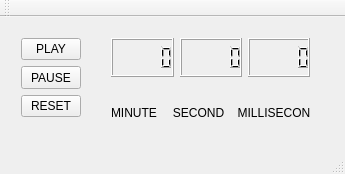
<?xml version="1.0" encoding="UTF-8"?>
<ui version="4.0">
 <class>MainWindow</class>
 <widget class="QMainWindow" name="MainWindow">
  <property name="geometry">
   <rect>
    <x>0</x>
    <y>0</y>
    <width>345</width>
    <height>174</height>
   </rect>
  </property>
  <property name="windowTitle">
   <string>MainWindow</string>
  </property>
  <widget class="QWidget" name="centralWidget">
   <widget class="QWidget" name="verticalLayoutWidget">
    <property name="geometry">
     <rect>
      <x>10</x>
      <y>10</y>
      <width>82</width>
      <height>101</height>
     </rect>
    </property>
    <layout class="QVBoxLayout" name="verticalLayout">
     <item>
      <widget class="QPushButton" name="pushButton">
       <property name="sizePolicy">
        <sizepolicy hsizetype="Minimum" vsizetype="Minimum">
         <horstretch>0</horstretch>
         <verstretch>0</verstretch>
        </sizepolicy>
       </property>
       <property name="text">
        <string>PLAY</string>
       </property>
      </widget>
     </item>
     <item>
      <widget class="QPushButton" name="pushButton_2">
       <property name="sizePolicy">
        <sizepolicy hsizetype="Minimum" vsizetype="Minimum">
         <horstretch>0</horstretch>
         <verstretch>0</verstretch>
        </sizepolicy>
       </property>
       <property name="text">
        <string>PAUSE</string>
       </property>
      </widget>
     </item>
     <item>
      <widget class="QPushButton" name="pushButton_3">
       <property name="sizePolicy">
        <sizepolicy hsizetype="Minimum" vsizetype="Minimum">
         <horstretch>0</horstretch>
         <verstretch>0</verstretch>
        </sizepolicy>
       </property>
       <property name="text">
        <string>RESET</string>
       </property>
      </widget>
     </item>
    </layout>
   </widget>
   <widget class="QWidget" name="horizontalLayoutWidget">
    <property name="geometry">
     <rect>
      <x>100</x>
      <y>10</y>
      <width>221</width>
      <height>61</height>
     </rect>
    </property>
    <layout class="QHBoxLayout" name="horizontalLayout">
     <item>
      <widget class="QLCDNumber" name="lcdNumber_3"/>
     </item>
     <item>
      <widget class="QLCDNumber" name="lcdNumber_2"/>
     </item>
     <item>
      <widget class="QLCDNumber" name="lcdNumber"/>
     </item>
    </layout>
   </widget>
   <widget class="QWidget" name="horizontalLayoutWidget_2">
    <property name="geometry">
     <rect>
      <x>100</x>
      <y>80</y>
      <width>221</width>
      <height>31</height>
     </rect>
    </property>
    <layout class="QHBoxLayout" name="horizontalLayout_2">
     <item>
      <widget class="QLabel" name="label">
       <property name="text">
        <string>MINUTE</string>
       </property>
      </widget>
     </item>
     <item>
      <widget class="QLabel" name="label_2">
       <property name="text">
        <string>   SECOND</string>
       </property>
      </widget>
     </item>
     <item>
      <widget class="QLabel" name="label_3">
       <property name="text">
        <string>  MILLISECOND</string>
       </property>
      </widget>
     </item>
    </layout>
   </widget>
  </widget>
  <widget class="QMenuBar" name="menuBar">
   <property name="geometry">
    <rect>
     <x>0</x>
     <y>0</y>
     <width>345</width>
     <height>16</height>
    </rect>
   </property>
  </widget>
  <widget class="QToolBar" name="mainToolBar">
   <attribute name="toolBarArea">
    <enum>TopToolBarArea</enum>
   </attribute>
   <attribute name="toolBarBreak">
    <bool>false</bool>
   </attribute>
  </widget>
  <widget class="QStatusBar" name="statusBar"/>
 </widget>
 <layoutdefault spacing="6" margin="11"/>
 <resources/>
 <connections/>
</ui>
